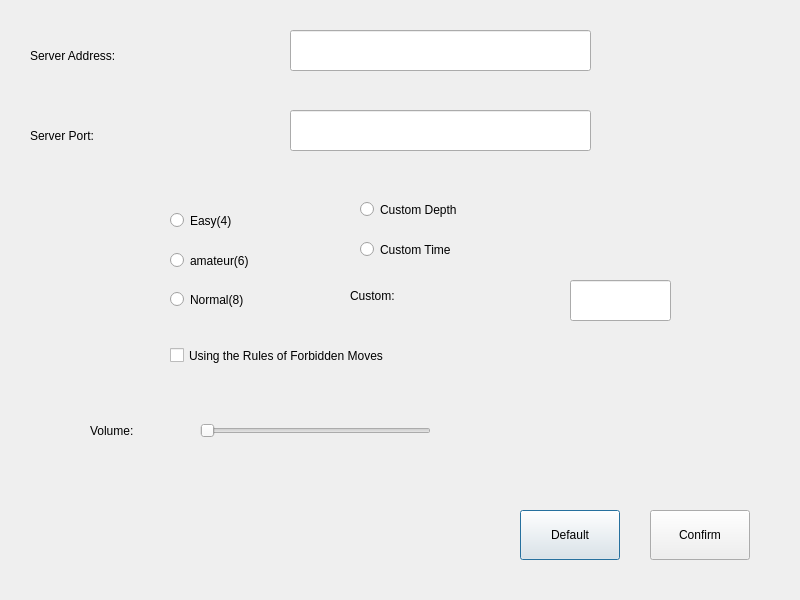
<?xml version="1.0" encoding="UTF-8"?>
<ui version="4.0">
 <class>SettingDialog</class>
 <widget class="QDialog" name="SettingDialog">
  <property name="geometry">
   <rect>
    <x>0</x>
    <y>0</y>
    <width>800</width>
    <height>600</height>
   </rect>
  </property>
  <property name="windowTitle">
   <string>Dialog</string>
  </property>
  <widget class="QPushButton" name="btn_default">
   <property name="geometry">
    <rect>
     <x>520</x>
     <y>510</y>
     <width>100</width>
     <height>50</height>
    </rect>
   </property>
   <property name="styleSheet">
    <string notr="true">font: 87 12pt &quot;Arial&quot;;</string>
   </property>
   <property name="text">
    <string>Default</string>
   </property>
  </widget>
  <widget class="QPushButton" name="btn_confirm">
   <property name="geometry">
    <rect>
     <x>650</x>
     <y>510</y>
     <width>100</width>
     <height>50</height>
    </rect>
   </property>
   <property name="styleSheet">
    <string notr="true">font: 87 12pt &quot;Arial&quot;;</string>
   </property>
   <property name="text">
    <string>Confirm</string>
   </property>
  </widget>
  <widget class="QLabel" name="label_address">
   <property name="geometry">
    <rect>
     <x>30</x>
     <y>30</y>
     <width>241</width>
     <height>51</height>
    </rect>
   </property>
   <property name="styleSheet">
    <string notr="true">font: 87 12pt &quot;Arial&quot;;</string>
   </property>
   <property name="text">
    <string>Server Address:</string>
   </property>
  </widget>
  <widget class="QLineEdit" name="lineEdit_address">
   <property name="geometry">
    <rect>
     <x>290</x>
     <y>30</y>
     <width>301</width>
     <height>41</height>
    </rect>
   </property>
   <property name="styleSheet">
    <string notr="true">font: 87 12pt &quot;Arial&quot;;</string>
   </property>
  </widget>
  <widget class="QLabel" name="label_port">
   <property name="geometry">
    <rect>
     <x>30</x>
     <y>110</y>
     <width>231</width>
     <height>51</height>
    </rect>
   </property>
   <property name="styleSheet">
    <string notr="true">font: 87 12pt &quot;Arial&quot;;</string>
   </property>
   <property name="text">
    <string>Server Port:</string>
   </property>
  </widget>
  <widget class="QLineEdit" name="lineEdit_port">
   <property name="geometry">
    <rect>
     <x>290</x>
     <y>110</y>
     <width>301</width>
     <height>41</height>
    </rect>
   </property>
   <property name="styleSheet">
    <string notr="true">font: 87 12pt &quot;Arial&quot;;</string>
   </property>
  </widget>
  <widget class="QRadioButton" name="radioButton_easy">
   <property name="geometry">
    <rect>
     <x>170</x>
     <y>210</y>
     <width>151</width>
     <height>21</height>
    </rect>
   </property>
   <property name="styleSheet">
    <string notr="true">font: 87 12pt &quot;Arial&quot;;</string>
   </property>
   <property name="text">
    <string>Easy(4)</string>
   </property>
  </widget>
  <widget class="QRadioButton" name="radioButton_amateur">
   <property name="geometry">
    <rect>
     <x>170</x>
     <y>250</y>
     <width>141</width>
     <height>21</height>
    </rect>
   </property>
   <property name="styleSheet">
    <string notr="true">font: 87 12pt &quot;Arial&quot;;</string>
   </property>
   <property name="text">
    <string>amateur(6)</string>
   </property>
  </widget>
  <widget class="QRadioButton" name="radioButton_normal">
   <property name="geometry">
    <rect>
     <x>170</x>
     <y>290</y>
     <width>115</width>
     <height>19</height>
    </rect>
   </property>
   <property name="styleSheet">
    <string notr="true">font: 87 12pt &quot;Arial&quot;;</string>
   </property>
   <property name="text">
    <string>Normal(8)</string>
   </property>
  </widget>
  <widget class="QRadioButton" name="radioButton_custom_depth">
   <property name="geometry">
    <rect>
     <x>360</x>
     <y>200</y>
     <width>151</width>
     <height>19</height>
    </rect>
   </property>
   <property name="styleSheet">
    <string notr="true">font: 87 12pt &quot;Arial&quot;;</string>
   </property>
   <property name="text">
    <string>Custom Depth</string>
   </property>
  </widget>
  <widget class="QRadioButton" name="radioButton_custom_time">
   <property name="geometry">
    <rect>
     <x>360</x>
     <y>240</y>
     <width>181</width>
     <height>19</height>
    </rect>
   </property>
   <property name="styleSheet">
    <string notr="true">font: 87 12pt &quot;Arial&quot;;</string>
   </property>
   <property name="text">
    <string>Custom Time</string>
   </property>
  </widget>
  <widget class="QLabel" name="label_custom">
   <property name="geometry">
    <rect>
     <x>350</x>
     <y>270</y>
     <width>201</width>
     <height>51</height>
    </rect>
   </property>
   <property name="styleSheet">
    <string notr="true">font: 87 12pt &quot;Arial&quot;;</string>
   </property>
   <property name="text">
    <string>Custom:</string>
   </property>
  </widget>
  <widget class="QLineEdit" name="lineEdit_custom">
   <property name="geometry">
    <rect>
     <x>570</x>
     <y>280</y>
     <width>101</width>
     <height>41</height>
    </rect>
   </property>
   <property name="styleSheet">
    <string notr="true">font: 87 12pt &quot;Arial&quot;;</string>
   </property>
  </widget>
  <widget class="QCheckBox" name="checkBox_forbidden">
   <property name="geometry">
    <rect>
     <x>170</x>
     <y>340</y>
     <width>401</width>
     <height>31</height>
    </rect>
   </property>
   <property name="styleSheet">
    <string notr="true">font: 87 12pt &quot;Arial&quot;;</string>
   </property>
   <property name="text">
    <string>Using the Rules of Forbidden Moves</string>
   </property>
  </widget>
  <widget class="QLabel" name="label_volume">
   <property name="geometry">
    <rect>
     <x>90</x>
     <y>400</y>
     <width>91</width>
     <height>61</height>
    </rect>
   </property>
   <property name="styleSheet">
    <string notr="true">font: 87 12pt &quot;Arial&quot;;</string>
   </property>
   <property name="text">
    <string>Volume:</string>
   </property>
  </widget>
  <widget class="QSlider" name="slider_volume">
   <property name="geometry">
    <rect>
     <x>200</x>
     <y>410</y>
     <width>231</width>
     <height>41</height>
    </rect>
   </property>
   <property name="orientation">
    <enum>Qt::Horizontal</enum>
   </property>
  </widget>
 </widget>
 <resources/>
 <connections/>
</ui>
